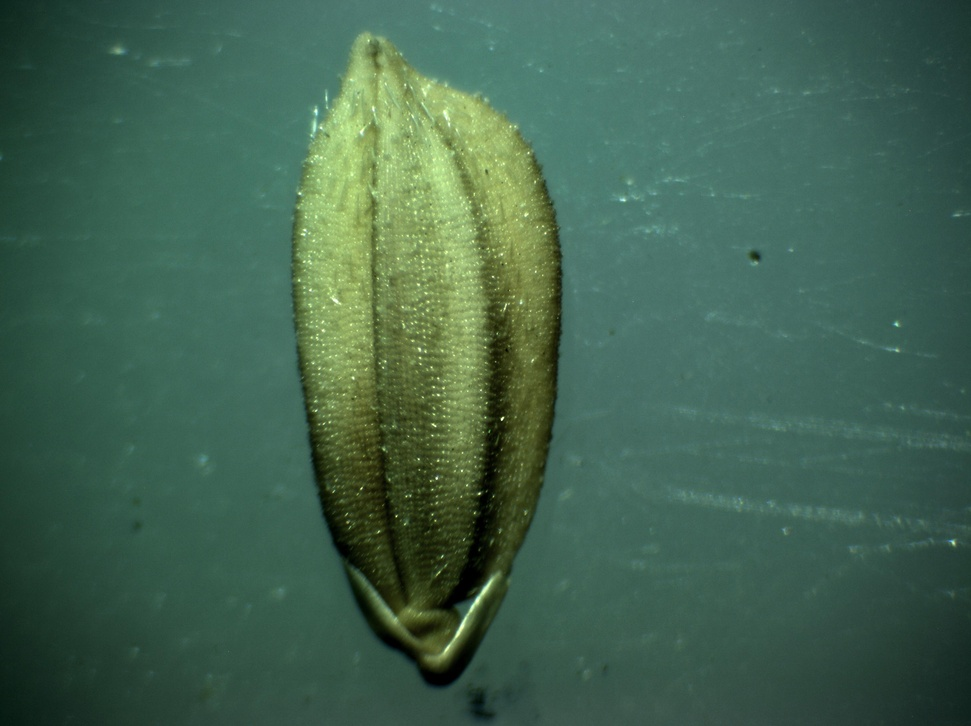
#> input picture feature_extraction/sample/paddy_seed.jpg, 971 x 726 px, shrunk from 3648 x 2728 before the run
$ python script.py
#> lines starting #> are read from the running program, lines starting #| are printed output that depends on the picture; after the words box and inside, x2 and y2 are one past the last pixel; in counts of white or black regions, pixels touching at a corner belong together
import cv2
import numpy as np
import math
from collections import defaultdict

image = cv2.imread("sample/paddy_seed.jpg")
#> image is the input picture: shape (726, 971, 3); mean B, G, R 79.8, 99.6, 65.5
gray = cv2.cvtColor(image, cv2.COLOR_BGR2GRAY)
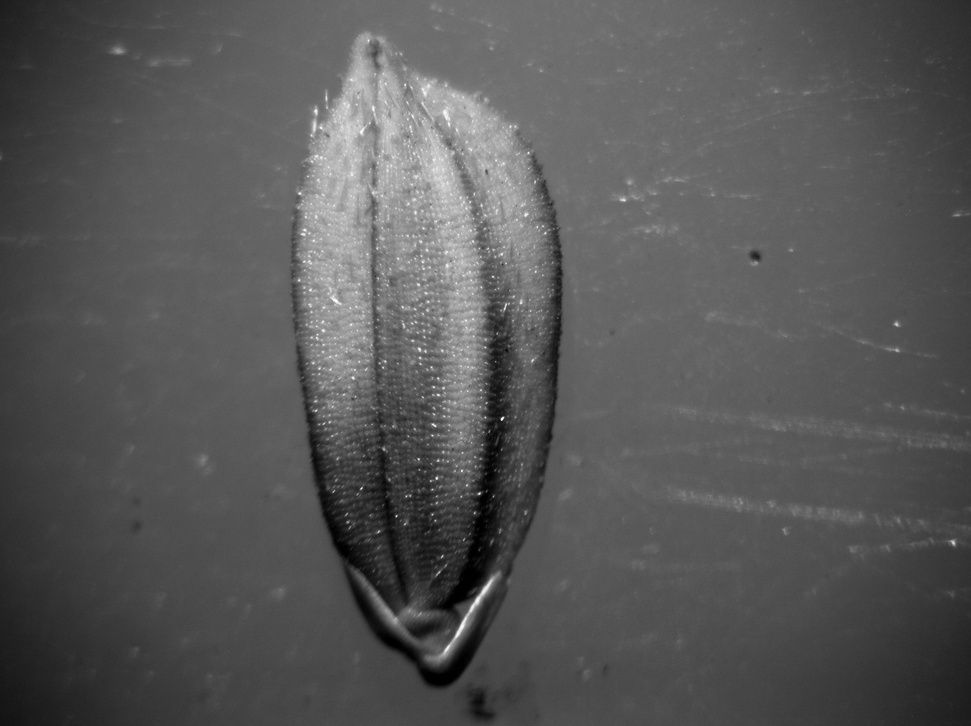
#> gray: shape (726, 971); min 0, max 249, mean 87.1
blurred = cv2.GaussianBlur(gray, (5, 5), 0)
edged = cv2.Canny(blurred, 9, 25)
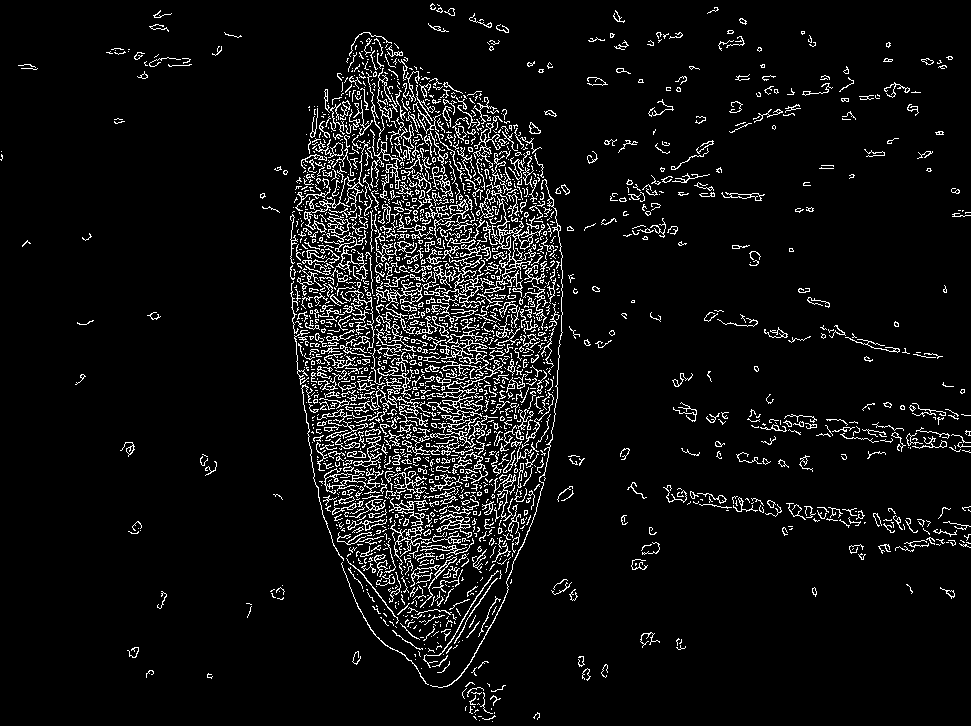
#> edged: shape (726, 971); 6.5% white in thin lines or dots

kernel = cv2.getStructuringElement(cv2.MORPH_RECT, (9, 9))

dilate = cv2.dilate(edged, kernel, iterations=1)
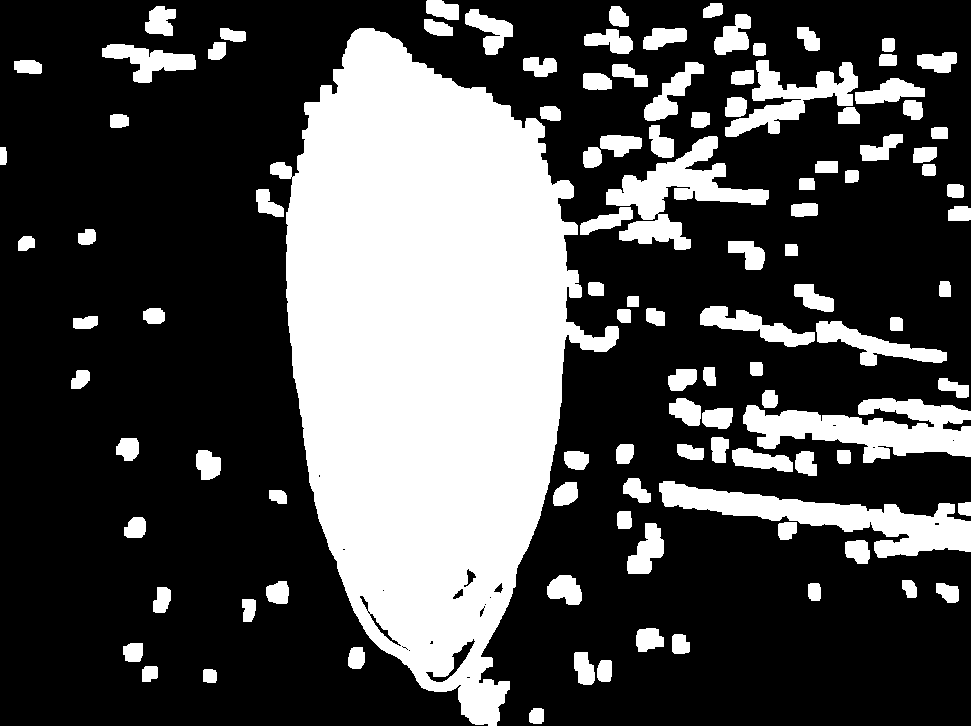
#> dilate: shape (726, 971); 30.6% white; 108 white regions

# find contours in the dilated image
contours, _ = cv2.findContours(dilate, cv2.RETR_EXTERNAL, cv2.CHAIN_APPROX_NONE)
#> contours = 108 contours; largest, box (x1, y1, x2, y2) and area: (270, 28, 619, 726) 142594, (659, 481, 971, 558) 8210, (743, 398, 971, 463) 7792, (606, 136, 769, 250) 6032, (725, 60, 858, 137) 3534


def get_contour_areas(contours):

    all_areas = []

    for cnt in contours:
        area = cv2.contourArea(cnt)
        all_areas.append(area)

    return all_areas


sorted_contours = sorted(contours, key=cv2.contourArea, reverse=True)
#> sorted_contours has the same summary as contours


largest_item = sorted_contours[0]
#> largest_item = contour of 2097 points, box (x1, y1, x2, y2) (270, 28, 619, 726), area 142594
x, y, w, h = cv2.boundingRect(largest_item)
#> x = 270; y = 28; w = 349; h = 698
aspect_ratio = round(float(w)/h, 2)
#> aspect_ratio = 0.5

image_copy = image.copy()

# contours on a copy of the original image
cv2.drawContours(image_copy, largest_item, -1, (0, 255, 0), 7)
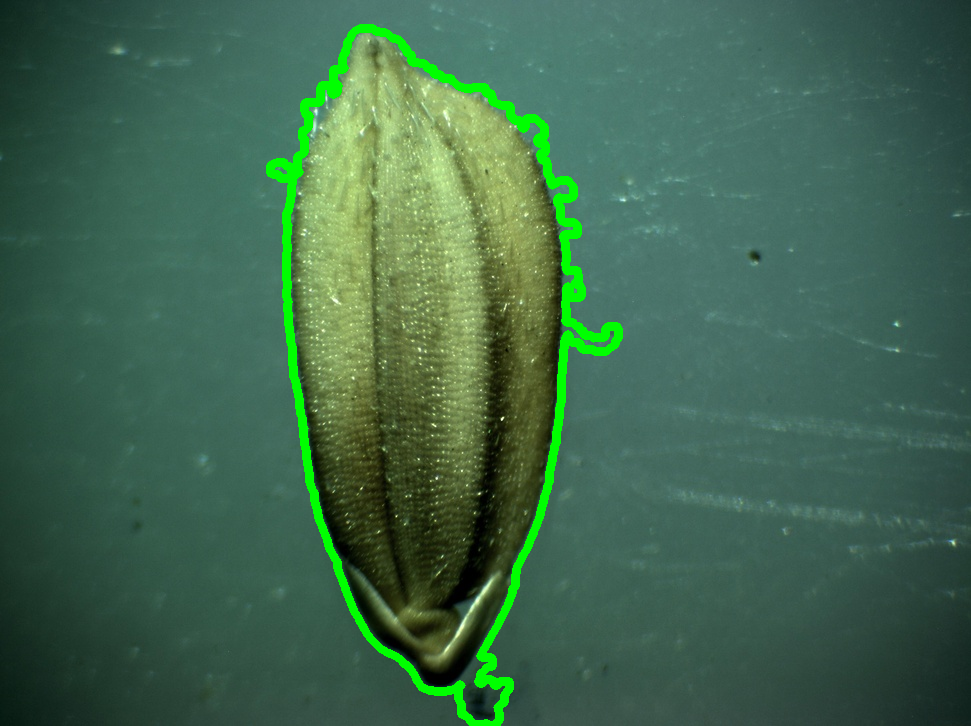
#> image_copy: shape (726, 971, 3); 2.59% of pixels changed, all inside (x1, y1, x2, y2) = (266, 24, 623, 726)
# cv2.rectangle(image_copy, (x, y), (x+w, y+h), (255, 0, 0), 2)
text = f"aspect_ratio={aspect_ratio}"
#> text = 'aspect_ratio=0.5'
# cv2.putText(image_copy, text, (100, 100), cv2.FONT_HERSHEY_SIMPLEX,
#                 1.5, (0, 255, 0), 5)

print(text)
#| aspect_ratio=0.5

for eps in np.linspace(0.001, 0.05, 50):
    # approximate the contour
    peri = cv2.arcLength(largest_item, True)
    approx = cv2.approxPolyDP(largest_item, eps * peri, True)

    # draw the approximated contour on the image
    output = image.copy()
    cv2.drawContours(output, [approx], -1, (0, 255, 0), 3)
    text = "eps={:.4f}, num_pts={}, aspect_ratio={}".format(
        eps, len(approx), aspect_ratio)
    cv2.putText(output, text, (50, 50), cv2.FONT_HERSHEY_SIMPLEX,
                0.9, (0, 255, 0), 2)

    # Iterate through the vertices of the polygon and mark the coordinates
    for i in range(len(approx)):
        x1, y1 = approx[i][0]
        x2, y2 = approx[(i+1) % len(approx)][0]

        txt = f"({x1},{y1})"

        # Mark the coordinates of each vertex on the image
        cv2.circle(output, (x1 + 15, y1 + 15), 5, (0, 0, 255), -1)
        cv2.putText(output, txt, (x1, y1), cv2.FONT_HERSHEY_SIMPLEX, 0.9, (0, 255, 0), 2)

    cv2.imshow("Approximated Contour", output)
    cv2.waitKey(0)
#> this loop made 50 passes
#> text on passes 2 to 13: 'eps=0.0020, num_pts=75, aspect_ratio=0.5', 'eps=0.0030, num_pts=47, aspect_ratio=0.5', 'eps=0.0040, num_pts=41, aspect_ratio=0.5', 'eps=0.0050, num_pts=34, aspect_ratio=0.5', 'eps=0.0060, num_pts=21, aspect_ratio=0.5', 'eps=0.0070, num_pts=19, aspect_ratio=0.5', 'eps=0.0080, num_pts=19, aspect_ratio=0.5', 'eps=0.0090, num_pts=15, aspect_ratio=0.5', 'eps=0.0100, num_pts=11, aspect_ratio=0.5', 'eps=0.0110, num_pts=11, aspect_ratio=0.5', 'eps=0.0120, num_pts=11, aspect_ratio=0.5', 'eps=0.0130, num_pts=9, aspect_ratio=0.5'
#> pass 1, `cv2.imshow("Approximated Contour", output)`:
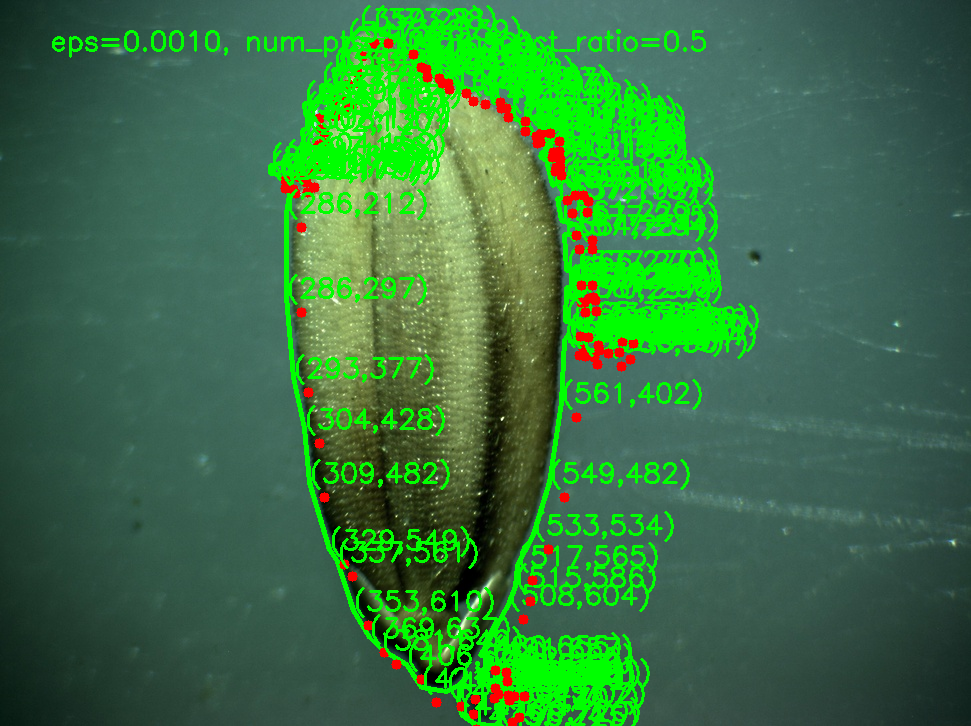
#> window 'Approximated Contour': shape (726, 971, 3); mean B, G, R 66.6, 115.8, 57.2
#> after the loop:
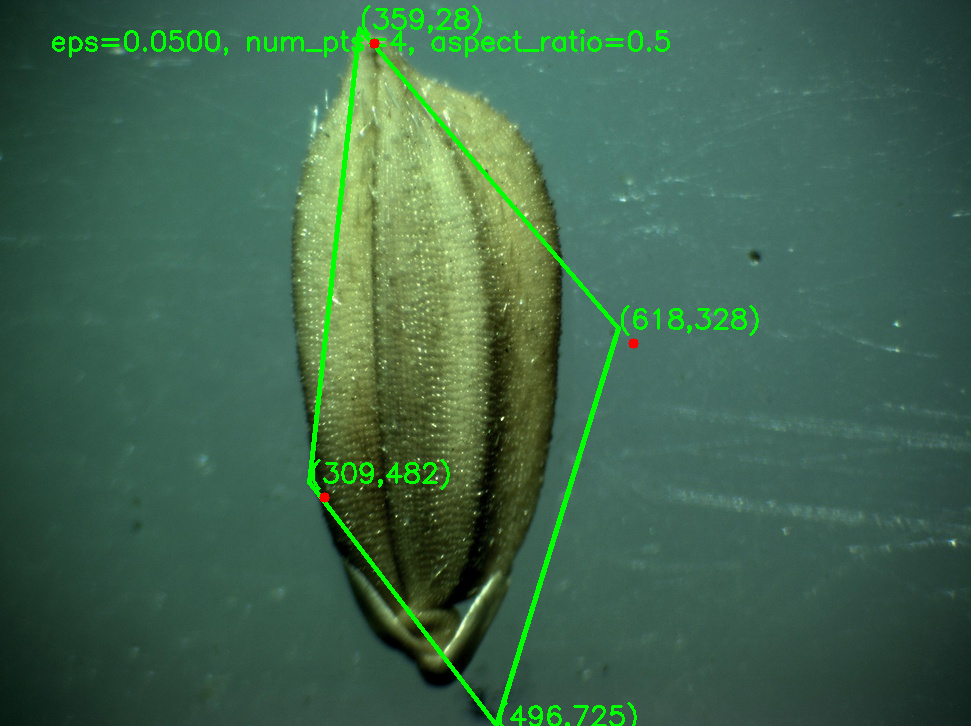
#> output: shape (726, 971, 3); mean B, G, R 77.8, 102.7, 63.8

cv2.imshow("contours", image_copy)
cv2.waitKey(0)
